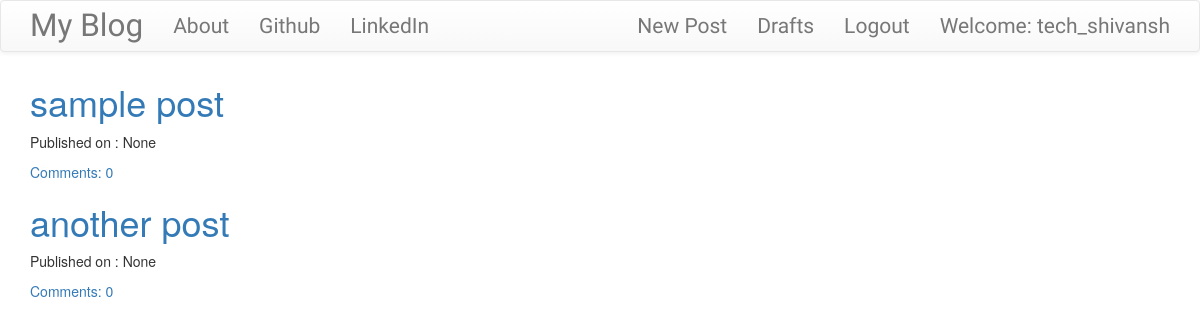
Page /post_drafts/ (signed in) on the earlier database version.
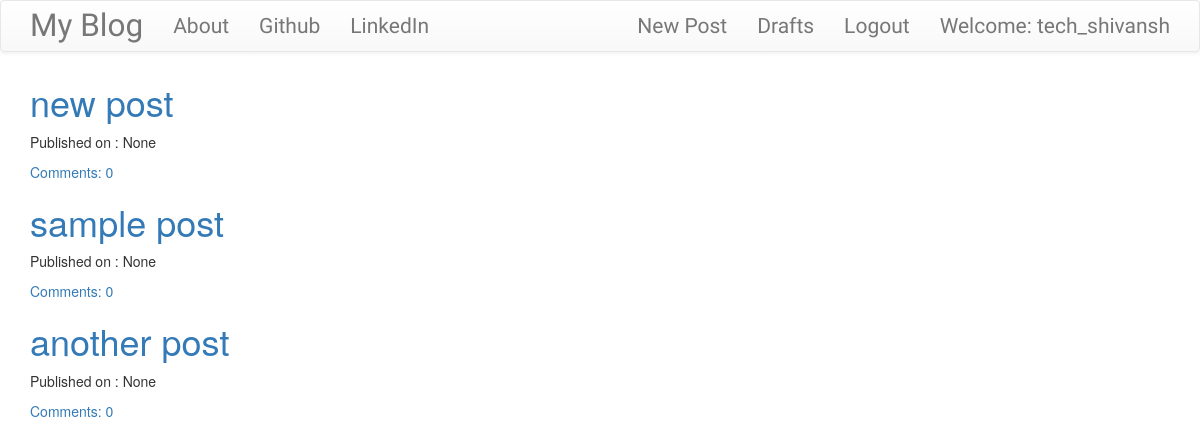
Same page on the later database version.
### blog/models.py (models this page shows, shortened)
class Post(models.Model):
    author = models.ForeignKey('auth.User',on_delete=models.CASCADE)
    title = models.CharField(max_length = 250)
    text = models.TextField()
    create_date = models.DateTimeField(default = timezone.now())
    published_date = models.DateTimeField(blank=True,null = True)
    def approved_comments(self):
        return self.comments.filter(approved=True)

### blog/views.py (the view)
# urls.py: url(r'^post_drafts/$',views.DraftListView.as_view(),name='draft_list'),
class DraftListView(LoginRequiredMixin,ListView):
    login_url = '/login/'
    redirect_field_name = 'blog/post_list.html'
    model = Post
    def get_queryset(self):
        return Post.objects.filter(published_date__isnull=True).order_by('-create_date')

### blog/templates/blog/post_list.html
{% extends 'blog/base.html' %}
{% block body_block %}
<div class="centerstage">
    {% for post in post_list %}
    <div class="post">
        <h1><a href="{% url 'blog:post_detail' pk=post.pk %}">{{post.title}}</a></h1>
        <div class="date">
            <p>Published on : {{post.published_date}}</p>
        </div>
        <a href="{% url 'blog:post_detail' pk=post.pk %}">Comments: {{post.approved_comments.count}}</a>
    </div>
    {% endfor %}
</div>
{% endblock %}

### blog/templates/blog/base.html (shortened to what this page needs)
{% load staticfiles %}
<html>
    <head>
        <link rel="stylesheet" href="https://maxcdn.bootstrapcdn.com/bootstrap/3.3.7/css/bootstrap.min.css">
        <link rel="stylesheet" href="https://maxcdn.bootstrapcdn.com/bootstrap/3.3.7/css/bootstrap-theme.min.css">
        <link rel="stylesheet" href="//cdn.jsdelivr.net/medium-editor/latest/css/medium-editor.min.css" type="text/css" media="screen" charset="utf-8">
        <link rel="stylesheet" href="{% static 'css/blog.css' %}">
    </head>
    <body class="loader">
        <nav class="navbar navbar-default techfont custom-navbar">
            <div class="container">
                <ul class="nav navbar-nav">
                    <li><a class="navbar-brand bigbrand" href="{% url 'blog:post_list' %}">My Blog</a></li>
                    <li><a href = " {% url 'blog:about' %}">About</a></li>
                    <li><a href = "https://www.github.com">Github</a></li>
                    <li><a href = "https://www.linkedin.com">LinkedIn</a></li>
                </ul>
                <ul class="nav navbar-nav navbar-right">
                    {% if user.is_authenticated %}
                        <li>
                            <a href="{% url 'blog:post_create' %}">New Post</a>
                        </li>
                        <li>
                            <a href="{% url 'blog:draft_list' %}">Drafts</a>
                        </li>
                        <li>
                            <a href="{% url 'logout' %}">Logout</a>
                        </li>
                        <li>
                            <a>Welcome: {{user.username}}</a>
                        </li>
                    {% else %}
                        <li><a class = 'nav navbar-right' href="{% url 'login' %}"><span class="glyphicon glyphicon-user"></span></a></li>
                    {% endif %}
                    </ul>
                </div>
            </nav>
            <div class="content container">
                <div class="row">
                    <div class="col-md-8">
                        <div class="blog_posts">
                            {% block body_block %}
                            {% endblock %}
                        </div>
                    </div>
                </div>
            </div>
    </body>
</html>

### blog/static/css/blog.css (style rules this page uses)
.techfont { font-family: 'Russo One', sans-serif; font-size: 1.5em; margin-bottom: 10px; }
.centerstage { margin-left: auto; margin-right: auto; }
.bigbrand { font-size: 1.5em; }
.loader { filter:hue-rotate(0deg); color: linear-gradient(45deg,#0f8,#08f); animation:hue 5000ms infinite linear; }

Differences in the rows shown:
added Post: title "new post", published_date "None", approved_comments.count "0"
